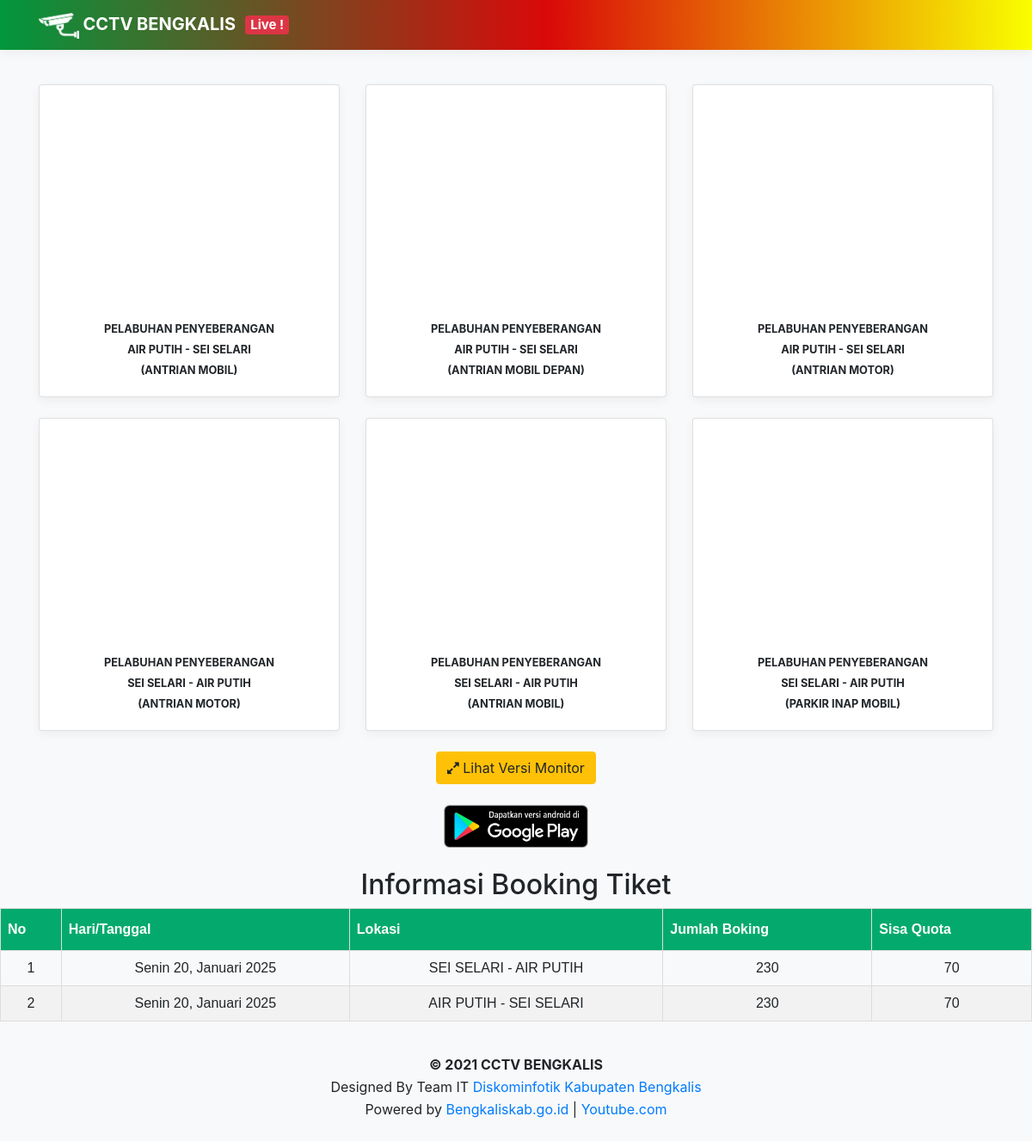
The page / on the database its author committed.
### tables this page shows
CREATE TABLE IF NOT EXISTS `camera` (
  `id` int NOT NULL AUTO_INCREMENT,
  `embed` varchar(255) NOT NULL,
  `description` varchar(255) NOT NULL,
  `status` enum('up','down') NOT NULL,
  `publish` enum('y','n') NOT NULL,
  `sort` varchar(255) NOT NULL,
  `ip` varchar(255) NOT NULL,
  PRIMARY KEY (`id`)
);

### index.php (the view, shortened to what this page needs)
<?php
include "connection.php";
?>
<!DOCTYPE html>
<html lang="en"><head><meta http-equiv="Content-Type" content="text/html; charset=UTF-8">
    <link href="./cctv_files/bootstrap.min.css" rel="stylesheet">
    <link href="https://stackpath.bootstrapcdn.com/font-awesome/4.7.0/css/font-awesome.min.css" rel="stylesheet">
    <link href="./cctv_files/album.css" rel="stylesheet">
  </head>
  <body>
    <header >
      <div class="navbar fixed-top box-shadow" style="background: rgb(1,151,61);background: linear-gradient(90deg, rgba(1,151,61,1) 0%, rgba(217,9,9,1) 53%, rgba(249,255,0,1) 100%);">
        <div class="container d-flex justify-content-between">
          <a href="" class="navbar-brand d-flex align-items-center">
            <strong style="color:white"> <img src="cctv.gif" height="30"> CCTV BENGKALIS </strong>  &nbsp;&nbsp;<span class="badge badge-danger">Live !</span>
          </a>
      </div>
    </header>
    <main role="main" style="padding-top:50px">
      <div class="album py-5 bg-light" style="min-height:90vh">
        <div class="container">
          <div class="row">
            <?php
            $sqlquery = "SELECT * FROM camera ORDER BY sort ASC";
            if ($result = mysqli_query($koneksi, $sqlquery)) {
            while ($row = mysqli_fetch_assoc($result)) {
              if($row["publish"]=="y") {
            ?>
            <div class="col-md-4">
              <div class="card mb-4 box-shadow">
                <?php
                  if($row["status"]=="up") {
                ?>
                <iframe style="width:100%;height:250px" src="<?php echo $row["embed"];?>?rel=0" frameborder="0" allow="accelerometer; autoplay; encrypted-media; gyroscope; picture-in-picture" allowfullscreen></iframe>
              <?php } else {
                 ?>
                <img height="250" src="off.jpg">
              <?php }
              ?>
                <div class="card-body">
                  <p class="card-text" style="text-align:center"><small><b><?php echo $row["description"];?></b></small></b></p>
                </div>
              </div>
            </div>
            <?php
          }
            	}
            	}
            ?>
          </div>
        </div>
		  <div  style="text-align:center">
        <center><a href="./monitor.php" class="btn btn-warning btn-md"><i class="fa fa-expand"></i> Lihat Versi Monitor</a><br><br><a href="https://play.google.com/store/apps/details?id=bengkaliskab.go.id.cctv"><img src="play.png" height="50"></a><br><br></center>
<div>
<h2>Informasi Booking Tiket</h2>
<table id="customers">
   <tr>
    <th>No</th>
    <th>Hari/Tanggal</th>
    <th>Lokasi</th>
    <th>Jumlah Boking</th>
    <th>Sisa Quota</th>
   </tr>
   <tbody>
    <tr>
      <td>1</td>
      <td>Senin 20, Januari 2025</td>
      <td>SEI SELARI - AIR PUTIH</td>
      <td>230</td>
      <td>70</td>
    </tr>
    <tr>
      <td>2</td>
      <td>Senin 20, Januari 2025</td>
      <td>AIR PUTIH - SEI SELARI</td>
      <td>230</td>
      <td>70</td>
    </tr>
   </tbody>
</table>
</div>
<br>
<br>
    <p style="line-height:.3em"><b>&copy; 2021 CCTV BENGKALIS </b></span></p>
	<p style="line-height:.9em">Designed By Team IT <a href="https://diskominfotik.bengkaliskab.go.id">Diskominfotik Kabupaten Bengkalis</a> </p>
	<p style="line-height:.3em">Powered by <a href="https://bengkaliskab.go.id">Bengkaliskab.go.id</a> | <a href="https://youtube.com">Youtube.com</a> </p>
      </div>
      </div>
    </main>
</body></html>

### cctv_files/album.css (style rules this page uses)
:root { --jumbotron-padding-y: 3rem; }
.box-shadow { box-shadow: 0 .25rem .75rem rgba(0, 0, 0, .05); }

### index.php (style rules this page uses)
#customers { font-family: Arial, Helvetica, sans-serif; border-collapse: collapse; width: 100%; }
#customers td, #customers th { border: 1px solid #ddd; padding: 8px; }
#customers tr:nth-child(even) { background-color: #f2f2f2; }
#customers th { padding-top: 12px; padding-bottom: 12px; text-align: left; background-color: #04AA6D; color: white; }

### rows shown on the page
camera: description "PELABUHAN PENYEBERANGAN AIR PUTIH - SEI SELARI (ANTRIAN MOBIL)"
camera: description "PELABUHAN PENYEBERANGAN AIR PUTIH - SEI SELARI (ANTRIAN MOBIL DEPAN)"
camera: description "PELABUHAN PENYEBERANGAN AIR PUTIH - SEI SELARI (ANTRIAN MOTOR)"
camera: description "PELABUHAN PENYEBERANGAN SEI SELARI - AIR PUTIH (ANTRIAN MOTOR)"
camera: description "PELABUHAN PENYEBERANGAN SEI SELARI - AIR PUTIH (ANTRIAN MOBIL)"
camera: description "PELABUHAN PENYEBERANGAN SEI SELARI - AIR PUTIH (PARKIR INAP MOBIL)"
